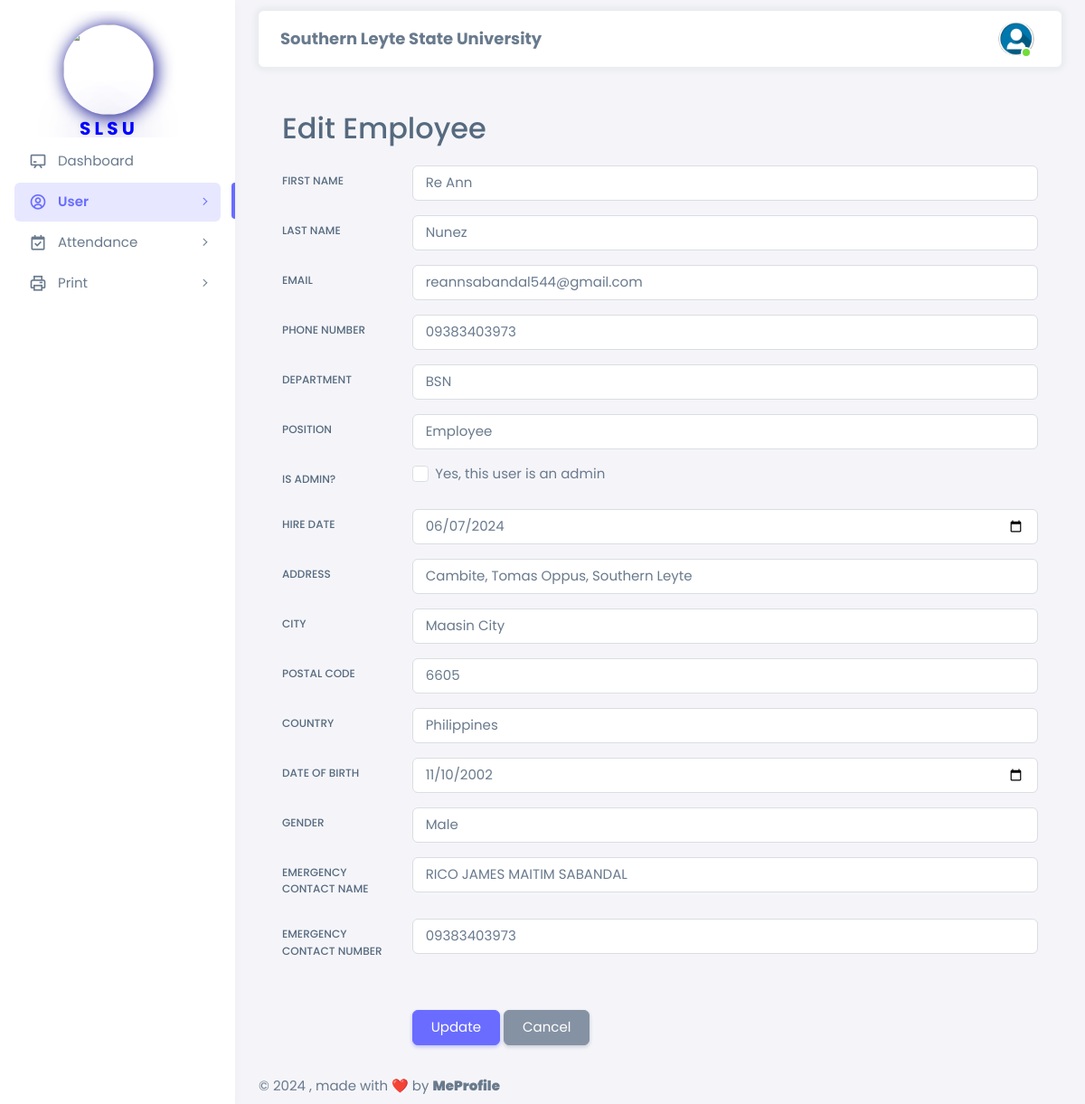
Page /html/admin/view_employee_profile.php?employee_id=2 (signed in) on the committed database.
### tables this page shows
CREATE TABLE `employee_registration` (
  `employee_id` int NOT NULL,
  `first_name` varchar(50) NOT NULL,
  `last_name` varchar(50) NOT NULL,
  `email` varchar(100) NOT NULL,
  `password` varchar(255) NOT NULL,
  `phone_number` varchar(15) DEFAULT NULL,
  `department` varchar(50) DEFAULT NULL,
  `position` varchar(50) DEFAULT NULL,
  `is_admin` tinyint(1) NOT NULL DEFAULT '0',
  `hire_date` date DEFAULT NULL,
  `address` varchar(255) DEFAULT NULL,
  `city` varchar(100) DEFAULT NULL,
  `postal_code` varchar(20) DEFAULT NULL,
  `country` varchar(50) DEFAULT NULL,
  `date_of_birth` date DEFAULT NULL,
  `gender` varchar(10) DEFAULT NULL,
  `emergency_contact_name` varchar(100) DEFAULT NULL,
  `emergency_contact_number` varchar(15) DEFAULT NULL,
  `created_at` timestamp NULL DEFAULT CURRENT_TIMESTAMP,
  `updated_at` timestamp NULL DEFAULT CURRENT_TIMESTAMP ON UPDATE CURRENT_TIMESTAMP,
  `is_assigned` tinyint(1) NOT NULL DEFAULT '0',
  `is_assigned_department` tinyint(1) NOT NULL DEFAULT '0'
);

### html/admin/view_employee_profile.php (the view, shortened to what the rows shown need)
<?php
require '../config.php';
$employee_id = $firstname = $lastname = $email = $password = $phone_number = $department = $position = '';
$is_admin = $hire_date = $address = $city = $postal_code = $country = $date_of_birth = $gender = '';
$emergency_contact_name = $emergency_contact_number = '';
$id = $_GET['employee_id'];
$sql = "SELECT * FROM employee_registration WHERE employee_id = ?";
$stmt = $conn->prepare($sql);
$stmt->bind_param("i", $id);
$stmt->execute();
$result = $stmt->get_result();
if ($result->num_rows > 0) {
    $row = $result->fetch_assoc();
    $firstname = $row['first_name'];
    $lastname = $row['last_name'];
    $email = $row['email'];
    $phone_number = $row['phone_number'];
    $department = $row['department'];
    $position = $row['position'];
    $is_admin = $row['is_admin'];
    $hire_date = $row['hire_date'];
    $address = $row['address'];
    $city = $row['city'];
    $postal_code = $row['postal_code'];
    $country = $row['country'];
    $date_of_birth = $row['date_of_birth'];
    $gender = $row['gender'];
    $emergency_contact_name = $row['emergency_contact_name'];
    $emergency_contact_number = $row['emergency_contact_number'];
} else {
    echo "Employee not found";
    exit();
}
?>
<!DOCTYPE html>
<html lang="en" class="light-style layout-menu-fixed" dir="ltr" data-theme="theme-default" data-assets-path="../../assets/" data-template="vertical-menu-template-free">
<head>
    <link rel="stylesheet" href="../../assets/vendor/fonts/boxicons.css" />
    <link rel="stylesheet" href="../../assets/vendor/css/core.css" class="template-customizer-core-css" />
    <link rel="stylesheet" href="../../assets/vendor/css/theme-default.css" class="template-customizer-theme-css" />
    <link rel="stylesheet" href="../../assets/css/demo.css" />
    <link rel="stylesheet" href="../../assets/vendor/libs/perfect-scrollbar/perfect-scrollbar.css" />
</head>
<body>
    <div class="layout-wrapper layout-content-navbar">
        <div class="layout-container">
            <div class="layout-page">
                <div class="content-wrapper">
                    <div class="container-xxl flex-grow-1 container-p-y">
                        <div class="row">
                            <div class="col-md-12">
                                <div class="container">
                                    <h2 class="my-4">Edit Employee</h2>
                                    <form action="update_employee.php" method="POST">
                                        <div class="form-group row mb-3">
                                            <div class="col-sm-10">
                                                <input type="text" class="form-control" id="firstname" name="firstname" value="<?php echo htmlspecialchars($firstname); ?>" required>
                                            </div>
                                        </div>
                                        <div class="form-group row mb-3">
                                            <div class="col-sm-10">
                                                <input type="text" class="form-control" id="lastname" name="lastname" value="<?php echo htmlspecialchars($lastname); ?>" required>
                                            </div>
                                        </div>
                                        <div class="form-group row mb-3">
                                            <div class="col-sm-10">
                                                <input type="email" class="form-control" id="email" name="email" value="<?php echo htmlspecialchars($email); ?>" required>
                                            </div>
                                        </div>
                                        <div class="form-group row mb-3">
                                            <div class="col-sm-10">
                                                <input type="text" class="form-control" id="phone_number" name="phone_number" value="<?php echo htmlspecialchars($phone_number); ?>">
                                            </div>
                                        </div>
                                        <div class="form-group row mb-3">
                                            <div class="col-sm-10">
                                                <input type="text" class="form-control" id="department" name="department" value="<?php echo htmlspecialchars($department); ?>">
                                            </div>
                                        </div>
                                        <div class="form-group row mb-3">
                                            <div class="col-sm-10">
                                                <input type="text" class="form-control" id="position" name="position" value="<?php echo htmlspecialchars($position); ?>">
                                            </div>
                                        </div>
                                        <div class="form-group row mb-3">
                                            <div class="col-sm-10">
                                                <div class="form-check">
                                                    <input class="form-check-input" type="checkbox" id="is_admin" name="is_admin" value="1" <?php if ($is_admin == 1) echo 'checked'; ?>>
                                                    <label class="form-check-label" for="is_admin">Yes, this user is an admin</label>
                                                </div>
                                            </div>
                                        </div>
                                        <div class="form-group row mb-3">
                                            <div class="col-sm-10">
                                                <input type="date" class="form-control" id="hire_date" name="hire_date" value="<?php echo htmlspecialchars($hire_date); ?>" required>
                                            </div>
                                        </div>
                                        <div class="form-group row mb-3">
                                            <div class="col-sm-10">
                                                <input type="text" class="form-control" id="address" name="address" value="<?php echo htmlspecialchars($address); ?>">
                                            </div>
                                        </div>
                                        <div class="form-group row mb-3">
                                            <div class="col-sm-10">
                                                <input type="text" class="form-control" id="city" name="city" value="<?php echo htmlspecialchars($city); ?>">
                                            </div>
                                        </div>
                                        <div class="form-group row mb-3">
                                            <div class="col-sm-10">
                                                <input type="text" class="form-control" id="postal_code" name="postal_code" value="<?php echo htmlspecialchars($postal_code); ?>">
                                            </div>
                                        </div>
                                        <div class="form-group row mb-3">
                                            <div class="col-sm-10">
                                                <input type="text" class="form-control" id="country" name="country" value="<?php echo htmlspecialchars($country); ?>">
                                            </div>
                                        </div>
                                        <div class="form-group row mb-3">
                                            <div class="col-sm-10">
                                                <input type="date" class="form-control" id="date_of_birth" name="date_of_birth" value="<?php echo htmlspecialchars($date_of_birth); ?>">
                                            </div>
                                        </div>
                                        <div class="form-group row mb-3">
                                            <div class="col-sm-10">
                                                <select class="form-control" id="gender" name="gender">
                                                    <option value="Male" <?php if ($gender === 'Male') echo 'selected'; ?>>Male</option>
                                                </select>
                                            </div>
                                        </div>
                                        <div class="form-group row mb-3">
                                            <div class="col-sm-10">
                                                <input type="text" class="form-control" id="emergency_contact_name" name="emergency_contact_name" value="<?php echo htmlspecialchars($emergency_contact_name); ?>">
                                            </div>
                                        </div>
                                        <div class="form-group row mb-5">
                                            <div class="col-sm-10">
                                                <input type="text" class="form-control" id="emergency_contact_number" name="emergency_contact_number" value="<?php echo htmlspecialchars($emergency_contact_number); ?>">
                                            </div>
                                        </div>
                                    </form>
                                </div>
                            </div>
                        </div>
                    </div>
                </div>
            </div>
        </div>
    </div>
</body>
</html>

### rows in the picture
employee_registration: firstname "Re Ann", lastname "Nunez", email "reannsabandal544@gmail.com", phone_number "09383403973", department "BSN", position "Employee", hire_date "06/07/2024", address "Cambite, Tomas Oppus, Southern Leyte", city "Maasin City", postal_code "6605", country "Philippines", date_of_birth "11/10/2002", gender "Male", emergency_contact_name "RICO JAMES MAITIM SABANDAL", emergency_contact_number "09383403973"
